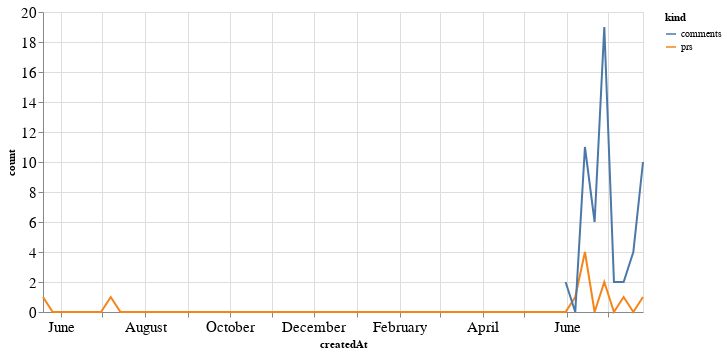

Notebook cell for this chart:
### Code cell
alt.Chart(total_time, width=600).mark_line().encode(
    x='createdAt',
    y='count',
    color='kind'
)

### Figure 1 — Vega-Lite specification as saved in the notebook (floating-point values rounded to 4 significant figures)
{"config": {"axisLeft": {"labelFontSize": 15}, "axisBottom": {"labelFontSize": 15}}, "data": {"name": "data-97f9acd8e9df6f50c40987ba9ad59bf2"}, "mark": "line", "encoding": {"color": {"type": "nominal", "field": "kind"}, "x": {"type": "temporal", "field": "createdAt"}, "y": {"type": "quantitative", "field": "count"}}, "width": 600, "$schema": "https://vega.github.io/schema/vega-lite/v4.8.1.json", "datasets": {"data-97f9acd8e9df6f50c40987ba9ad59bf2": [{"createdAt": "2019-05-19T00:00:00", "kind": "prs", "count": 1.0}, {"createdAt": "2019-05-26T00:00:00", "kind": "prs", "count": 0.0}, {"createdAt": "2019-06-02T00:00:00", "kind": "prs", "count": 0.0}, {"createdAt": "2019-06-09T00:00:00", "kind": "prs", "count": 0.0}, {"createdAt": "2019-06-16T00:00:00", "kind": "prs", "count": 0.0}, {"createdAt": "2019-06-23T00:00:00", "kind": "prs", "count": 0.0}, {"createdAt": "2019-06-30T00:00:00", "kind": "prs", "count": 0.0}, {"createdAt": "2019-07-07T00:00:00", "kind": "prs", "count": 1.0}, {"createdAt": "2019-07-14T00:00:00", "kind": "prs", "count": 0.0}, {"createdAt": "2019-07-21T00:00:00", "kind": "prs", "count": 0.0}, {"createdAt": "2019-07-28T00:00:00", "kind": "prs", "count": 0.0}, {"createdAt": "2019-08-04T00:00:00", "kind": "prs", "count": 0.0}, {"createdAt": "2019-08-11T00:00:00", "kind": "prs", "count": 0.0}, {"createdAt": "2019-08-18T00:00:00", "kind": "prs", "count": 0.0}, {"createdAt": "2019-08-25T00:00:00", "kind": "prs", "count": 0.0}, {"createdAt": "2019-09-01T00:00:00", "kind": "prs", "count": 0.0}, {"createdAt": "2019-09-08T00:00:00", "kind": "prs", "count": 0.0}, {"createdAt": "2019-09-15T00:00:00", "kind": "prs", "count": 0.0}, {"createdAt": "2019-09-22T00:00:00", "kind": "prs", "count": 0.0}, {"createdAt": "2019-09-29T00:00:00", "kind": "prs", "count": 0.0}, {"createdAt": "2019-10-06T00:00:00", "kind": "prs", "count": 0.0}, {"createdAt": "2019-10-13T00:00:00", "kind": "prs", "count": 0.0}, {"createdAt": "2019-10-20T00:00:00", "kind": "prs", "count": 0.0}, {"createdAt": "2019-10-27T00:00:00", "kind": "prs", "count": 0.0}, {"createdAt": "2019-11-03T00:00:00", "kind": "prs", "count": 0.0}, {"createdAt": "2019-11-10T00:00:00", "kind": "prs", "count": 0.0}, {"createdAt": "2019-11-17T00:00:00", "kind": "prs", "count": 0.0}, {"createdAt": "2019-11-24T00:00:00", "kind": "prs", "count": 0.0}, {"createdAt": "2019-12-01T00:00:00", "kind": "prs", "count": 0.0}, {"createdAt": "2019-12-08T00:00:00", "kind": "prs", "count": 0.0}, {"createdAt": "2019-12-15T00:00:00", "kind": "prs", "count": 0.0}, {"createdAt": "2019-12-22T00:00:00", "kind": "prs", "count": 0.0}, {"createdAt": "2019-12-29T00:00:00", "kind": "prs", "count": 0.0}, {"createdAt": "2020-01-05T00:00:00", "kind": "prs", "count": 0.0}, {"createdAt": "2020-01-12T00:00:00", "kind": "prs", "count": 0.0}, {"createdAt": "2020-01-19T00:00:00", "kind": "prs", "count": 0.0}, {"createdAt": "2020-01-26T00:00:00", "kind": "prs", "count": 0.0}, {"createdAt": "2020-02-02T00:00:00", "kind": "prs", "count": 0.0}, {"createdAt": "2020-02-09T00:00:00", "kind": "prs", "count": 0.0}, {"createdAt": "2020-02-16T00:00:00", "kind": "prs", "count": 0.0}, {"createdAt": "2020-02-23T00:00:00", "kind": "prs", "count": 0.0}, {"createdAt": "2020-03-01T00:00:00", "kind": "prs", "count": 0.0}, {"createdAt": "2020-03-08T00:00:00", "kind": "prs", "count": 0.0}, {"createdAt": "2020-03-15T00:00:00", "kind": "prs", "count": 0.0}, {"createdAt": "2020-03-22T00:00:00", "kind": "prs", "count": 0.0}, {"createdAt": "2020-03-29T00:00:00", "kind": "prs", "count": 0.0}, {"createdAt": "2020-04-05T00:00:00", "kind": "prs", "count": 0.0}, {"createdAt": "2020-04-12T00:00:00", "kind": "prs", "count": 0.0}, {"createdAt": "2020-04-19T00:00:00", "kind": "prs", "count": 0.0}, {"createdAt": "2020-04-26T00:00:00", "kind": "prs", "count": 0.0}, {"createdAt": "2020-05-03T00:00:00", "kind": "prs", "count": 0.0}, {"createdAt": "2020-05-10T00:00:00", "kind": "prs", "count": 0.0}, {"createdAt": "2020-05-17T00:00:00", "kind": "prs", "count": 0.0}, {"createdAt": "2020-05-24T00:00:00", "kind": "prs", "count": 0.0}, {"createdAt": "2020-05-31T00:00:00", "kind": "prs", "count": 0.0}, {"createdAt": "2020-06-07T00:00:00", "kind": "prs", "count": 1.0}, {"createdAt": "2020-06-14T00:00:00", "kind": "prs", "count": 4.0}, {"createdAt": "2020-06-21T00:00:00", "kind": "prs", "count": 0.0}, {"createdAt": "2020-06-28T00:00:00", "kind": "prs", "count": 2.0}, {"createdAt": "2020-07-05T00:00:00", "kind": "prs", "count": 0.0}, {"createdAt": "2020-07-12T00:00:00", "kind": "prs", "count": 1.0}, {"createdAt": "2020-07-19T00:00:00", "kind": "prs", "count": 0.0}, {"createdAt": "2020-07-26T00:00:00", "kind": "prs", "count": 1.0}, {"createdAt": "2019-05-19T00:00:00", "kind": "comments", "count": null}, {"createdAt": "2019-05-26T00:00:00", "kind": "comments", "count": null}, {"createdAt": "2019-06-02T00:00:00", "kind": "comments", "count": null}, {"createdAt": "2019-06-09T00:00:00", "kind": "comments", "count": null}, {"createdAt": "2019-06-16T00:00:00", "kind": "comments", "count": null}, {"createdAt": "2019-06-23T00:00:00", "kind": "comments", "count": null}, {"createdAt": "2019-06-30T00:00:00", "kind": "comments", "count": null}, {"createdAt": "2019-07-07T00:00:00", "kind": "comments", "count": null}, {"createdAt": "2019-07-14T00:00:00", "kind": "comments", "count": null}, {"createdAt": "2019-07-21T00:00:00", "kind": "comments", "count": null}, {"createdAt": "2019-07-28T00:00:00", "kind": "comments", "count": null}, {"createdAt": "2019-08-04T00:00:00", "kind": "comments", "count": null}, {"createdAt": "2019-08-11T00:00:00", "kind": "comments", "count": null}, {"createdAt": "2019-08-18T00:00:00", "kind": "comments", "count": null}, {"createdAt": "2019-08-25T00:00:00", "kind": "comments", "count": null}, {"createdAt": "2019-09-01T00:00:00", "kind": "comments", "count": null}, {"createdAt": "2019-09-08T00:00:00", "kind": "comments", "count": null}, {"createdAt": "2019-09-15T00:00:00", "kind": "comments", "count": null}, {"createdAt": "2019-09-22T00:00:00", "kind": "comments", "count": null}, {"createdAt": "2019-09-29T00:00:00", "kind": "comments", "count": null}, {"createdAt": "2019-10-06T00:00:00", "kind": "comments", "count": null}, {"createdAt": "2019-10-13T00:00:00", "kind": "comments", "count": null}, {"createdAt": "2019-10-20T00:00:00", "kind": "comments", "count": null}, {"createdAt": "2019-10-27T00:00:00", "kind": "comments", "count": null}, {"createdAt": "2019-11-03T00:00:00", "kind": "comments", "count": null}, {"createdAt": "2019-11-10T00:00:00", "kind": "comments", "count": null}, {"createdAt": "2019-11-17T00:00:00", "kind": "comments", "count": null}, {"createdAt": "2019-11-24T00:00:00", "kind": "comments", "count": null}, {"createdAt": "2019-12-01T00:00:00", "kind": "comments", "count": null}, {"createdAt": "2019-12-08T00:00:00", "kind": "comments", "count": null}, {"createdAt": "2019-12-15T00:00:00", "kind": "comments", "count": null}, {"createdAt": "2019-12-22T00:00:00", "kind": "comments", "count": null}, {"createdAt": "2019-12-29T00:00:00", "kind": "comments", "count": null}, {"createdAt": "2020-01-05T00:00:00", "kind": "comments", "count": null}, {"createdAt": "2020-01-12T00:00:00", "kind": "comments", "count": null}, {"createdAt": "2020-01-19T00:00:00", "kind": "comments", "count": null}, {"createdAt": "2020-01-26T00:00:00", "kind": "comments", "count": null}, {"createdAt": "2020-02-02T00:00:00", "kind": "comments", "count": null}, {"createdAt": "2020-02-09T00:00:00", "kind": "comments", "count": null}, {"createdAt": "2020-02-16T00:00:00", "kind": "comments", "count": null}, {"createdAt": "2020-02-23T00:00:00", "kind": "comments", "count": null}, {"createdAt": "2020-03-01T00:00:00", "kind": "comments", "count": null}, {"createdAt": "2020-03-08T00:00:00", "kind": "comments", "count": null}, {"createdAt": "2020-03-15T00:00:00", "kind": "comments", "count": null}, {"createdAt": "2020-03-22T00:00:00", "kind": "comments", "count": null}, {"createdAt": "2020-03-29T00:00:00", "kind": "comments", "count": null}, {"createdAt": "2020-04-05T00:00:00", "kind": "comments", "count": null}, {"createdAt": "2020-04-12T00:00:00", "kind": "comments", "count": null}, {"createdAt": "2020-04-19T00:00:00", "kind": "comments", "count": null}, {"createdAt": "2020-04-26T00:00:00", "kind": "comments", "count": null}, {"createdAt": "2020-05-03T00:00:00", "kind": "comments", "count": null}, {"createdAt": "2020-05-10T00:00:00", "kind": "comments", "count": null}, {"createdAt": "2020-05-17T00:00:00", "kind": "comments", "count": null}, {"createdAt": "2020-05-24T00:00:00", "kind": "comments", "count": null}, {"createdAt": "2020-05-31T00:00:00", "kind": "comments", "count": 2.0}, {"createdAt": "2020-06-07T00:00:00", "kind": "comments", "count": 0.0}, {"createdAt": "2020-06-14T00:00:00", "kind": "comments", "count": 11.0}, {"createdAt": "2020-06-21T00:00:00", "kind": "comments", "count": 6.0}, {"createdAt": "2020-06-28T00:00:00", "kind": "comments", "count": 19.0}, {"createdAt": "2020-07-05T00:00:00", "kind": "comments", "count": 2.0}, {"createdAt": "2020-07-12T00:00:00", "kind": "comments", "count": 2.0}, {"createdAt": "2020-07-19T00:00:00", "kind": "comments", "count": 4.0}, {"createdAt": "2020-07-26T00:00:00", "kind": "comments", "count": 10.0}]}}
